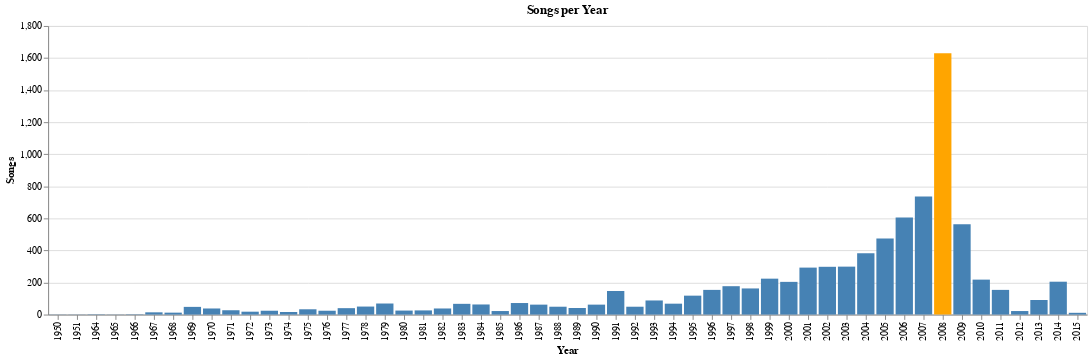

The code cell stored with this chart in its notebook:
### Markdown cell above
And finally let's plot them on an Altair chart, and highlight the year with most songs.

### Code cell
top_year = songs_per_year.top_k(1, by="Songs").to_numpy()[0][0]
alt.Chart(songs_per_year, title="Songs per Year").mark_bar().encode(
    x="Year:O",
    y="Songs:Q",
    color=alt.condition(
        alt.datum.Year == top_year,
        alt.value('orange'),
        alt.value('steelblue')
    )
)

### Figure 1 — Vega-Lite specification as saved in the notebook (floating-point values rounded to 4 significant figures)
{"config": {"view": {"continuousWidth": 300, "continuousHeight": 300}}, "data": {"name": "data-24131627061abe6231d52b25d219649c"}, "mark": {"type": "bar"}, "encoding": {"color": {"condition": {"test": "(datum.Year === 2008)", "value": "orange"}, "value": "steelblue"}, "x": {"field": "Year", "type": "ordinal"}, "y": {"field": "Songs", "type": "quantitative"}}, "title": "Songs per Year", "$schema": "https://vega.github.io/schema/vega-lite/v5.14.1.json", "datasets": {"data-24131627061abe6231d52b25d219649c": [{"Year": 1950, "Songs": 1}, {"Year": 1951, "Songs": 1}, {"Year": 1964, "Songs": 2}, {"Year": 1965, "Songs": 1}, {"Year": 1966, "Songs": 2}, {"Year": 1967, "Songs": 14}, {"Year": 1968, "Songs": 12}, {"Year": 1969, "Songs": 48}, {"Year": 1970, "Songs": 38}, {"Year": 1971, "Songs": 27}, {"Year": 1972, "Songs": 18}, {"Year": 1973, "Songs": 24}, {"Year": 1974, "Songs": 16}, {"Year": 1975, "Songs": 33}, {"Year": 1976, "Songs": 24}, {"Year": 1977, "Songs": 40}, {"Year": 1978, "Songs": 50}, {"Year": 1979, "Songs": 69}, {"Year": 1980, "Songs": 25}, {"Year": 1981, "Songs": 26}, {"Year": 1982, "Songs": 38}, {"Year": 1983, "Songs": 67}, {"Year": 1984, "Songs": 63}, {"Year": 1985, "Songs": 22}, {"Year": 1986, "Songs": 72}, {"Year": 1987, "Songs": 62}, {"Year": 1988, "Songs": 49}, {"Year": 1989, "Songs": 41}, {"Year": 1990, "Songs": 62}, {"Year": 1991, "Songs": 147}, {"Year": 1992, "Songs": 49}, {"Year": 1993, "Songs": 88}, {"Year": 1994, "Songs": 68}, {"Year": 1995, "Songs": 118}, {"Year": 1996, "Songs": 154}, {"Year": 1997, "Songs": 177}, {"Year": 1998, "Songs": 163}, {"Year": 1999, "Songs": 224}, {"Year": 2000, "Songs": 204}, {"Year": 2001, "Songs": 293}, {"Year": 2002, "Songs": 298}, {"Year": 2003, "Songs": 299}, {"Year": 2004, "Songs": 383}, {"Year": 2005, "Songs": 475}, {"Year": 2006, "Songs": 605}, {"Year": 2007, "Songs": 736}, {"Year": 2008, "Songs": 1630}, {"Year": 2009, "Songs": 563}, {"Year": 2010, "Songs": 218}, {"Year": 2011, "Songs": 154}, {"Year": 2012, "Songs": 22}, {"Year": 2013, "Songs": 91}, {"Year": 2014, "Songs": 205}, {"Year": 2015, "Songs": 11}]}}
